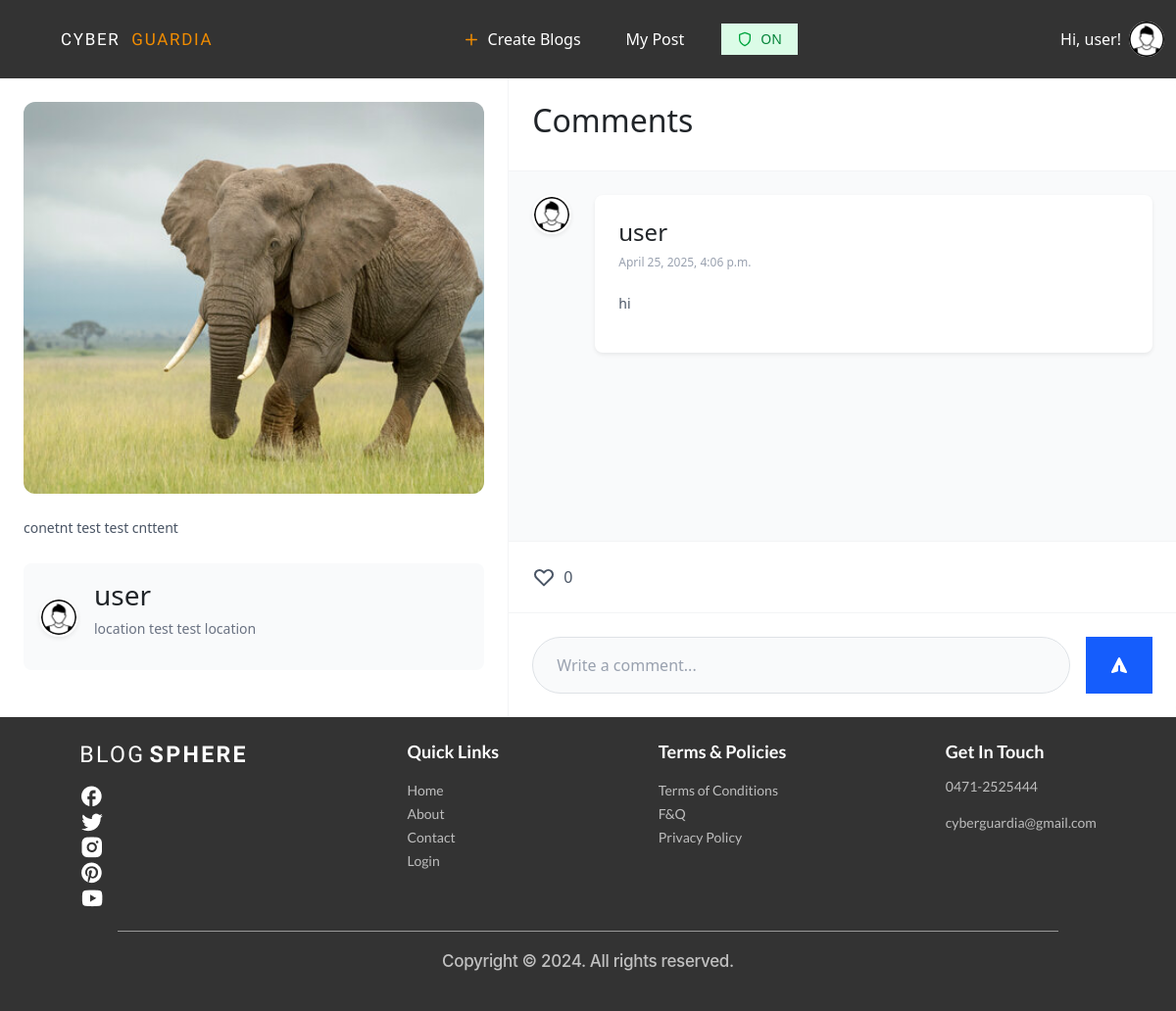
Screenshot of /posts/post/18/ (signed in) with the database file from the repository.
### account/models.py (models this page shows)
class User(AbstractUser):
    USER_TYPE_CHOICES = (
        ('normal', 'Normal User'),
        ('advertiser', 'Advertiser'),
    )
    user_type = models.CharField(max_length=20, choices=USER_TYPE_CHOICES, default='normal')

### accounts/models.py (models this page shows, shortened)
class Profile(models.Model):
    user = models.OneToOneField(User, on_delete=models.CASCADE)
    area_of_interest = models.CharField(max_length=255, blank=True)
    age = models.IntegerField(null=True)
    country = models.CharField(max_length=20, null=True)
    state = models.CharField(max_length=20, null=True)
    safe_mode = models.BooleanField(default=True)
    profile_image = models.ImageField(upload_to='profile_images/', null=True, blank=True)

### posts/models.py (models this page shows, shortened)
class Post(models.Model):
    user = models.ForeignKey(User, on_delete=models.CASCADE)
    title = models.CharField(max_length=255, blank=True)
    content = models.TextField(blank=True)
    location = models.CharField(max_length=255, blank=True)
    image = models.ImageField(upload_to='post_images/', blank=True, null=True)
    created_at = models.DateTimeField(auto_now_add=True)

class Comment(models.Model):
    user = models.ForeignKey(User, on_delete=models.CASCADE)
    post = models.ForeignKey(Post, on_delete=models.CASCADE, related_name="comments")
    text = models.TextField()
    created_at = models.DateTimeField(auto_now_add=True)
    flagged = models.BooleanField(default=False)
    reported = models.BooleanField(default=False)

### posts/views.py (the view)
# urls.py: path('post/<int:post_id>/', post_details, name='post_details'),
@never_cache
@login_required
def post_details(request, post_id):
    post = get_object_or_404(Post, id=post_id)
    return render(request, "posts/post_details.html", {"post": post})

### posts/templates/posts/post_details.html (shortened to what this page needs)
{% extends "base.html" %}
{% block content %}
<div class="bg-white rounded-xl w-full h-full flex overflow-hidden">
    <div class="w-1/2 p-6 flex flex-col">
        <img
            src="{{ post.image.url }}"
            alt="Post"
            class="w-full h-[400px] object-cover rounded-xl mb-4"
        />
        <p class="text-gray-600 mb-4 text-sm leading-relaxed">
            {{ post.content }}
        </p>
        <div class="flex items-center gap-3 mb-4 p-3 bg-gray-50 rounded-lg">
            <img
                src="{{ post.user.profile.profile_image.url }}"
                alt="Profile"
                class="w-10 h-10 rounded-full object-cover border-2 border-white shadow-sm"
            />
            <div>
                <h3 class="font-semibold text-gray-900">{{ post.user.username }}</h3>
                <p class="text-sm text-gray-500">{{ post.location }}</p>
            </div>
        </div>
    </div>
    <div class="w-2/3 flex flex-col bg-gray-50 border-l border-gray-100">
        <div class="p-6 bg-white border-b border-gray-100">
            <h2 class="text-xl font-bold text-gray-900">Comments</h2>
        </div>
        <div class="flex-1 overflow-y-auto p-6 space-y-6 max-h-[28rem]" id="comments-list-{{ post.id }}">
            {% for comment in post.comments.all %}
            <div class="flex gap-4 group">
                <img
                    src="{{ comment.user.profile.profile_image.url }}"
                    alt="User"
                    class="w-10 h-10 rounded-full object-cover border-2 border-white shadow-sm"
                />
                <div class="flex-1 bg-white p-4 rounded-lg shadow-sm">
                    <div class="flex items-start justify-between">
                        <div>
                            <h4 class="text-gray-900 font-semibold">
                                {{ comment.user.username }}
                            </h4>
                            <p class="text-gray-400 text-xs">
                                {{ comment.created_at }}
                            </p>
                        </div>
                    </div>
                    <p class="text-gray-600 mt-2 text-sm">
                        {{ comment.text }}
                    </p>
                </div>
            </div>
            {% endfor %}
        </div>
        <div class="p-4 bg-white border-t border-gray-100">
            <button class="like-button flex items-center space-x-2 text-gray-600 hover:text-red-500 transition-colors duration-200" data-post-id="{{ post.id }}">
                <svg id="like-icon-{{ post.id }}" class="w-6 h-6" fill="{% if post.is_liked_by_user %}red{% else %}none{% endif %}" stroke="currentColor" viewBox="0 0 24 24">
                    <path stroke-linecap="round" stroke-linejoin="round" stroke-width="2"
                        d="M4.318 6.318a4.5 4.5 0 000 6.364L12 20.364l7.682-7.682a4.5 4.5 0 00-6.364-6.364L12 7.636l-1.318-1.318a4.5 4.5 0 00-6.364 0z" />
                </svg>
                <span id="likes-count-{{ post.id }}" class="font-medium">{{ post.likes.count }}</span>
            </button>
        </div>
        <div class="p-4 bg-white border-t border-gray-100">
            <form class="comment-form" data-post-id="{{ post.id }}">
                <div class="flex gap-3">
                    <div class="relative flex-grow">
                        <input
                            type="text"
                            name="text"
                            placeholder="Write a comment..."
                            class="comment-input w-full px-4 py-3 bg-gray-50 border border-gray-200 rounded-full text-sm focus:outline-none focus:ring-2 focus:ring-blue-500 focus:border-transparent transition-all duration-200 placeholder-gray-400"
                        >
                    </div>
                    <button
                        type="submit"
                        class="inline-flex items-center px-4 py-2 bg-blue-600 hover:bg-blue-700 text-white rounded-full transition-colors duration-200 focus:outline-none focus:ring-2 focus:ring-offset-2 focus:ring-blue-500"
                    >
                        <svg xmlns="http://www.w3.org/2000/svg" class="h-5 w-5" viewBox="0 0 20 20" fill="currentColor">
                            <path d="M10.894 2.553a1 1 0 00-1.788 0l-7 14a1 1 0 001.169 1.409l5-1.429A1 1 0 009 15.571V11a1 1 0 112 0v4.571a1 1 0 00.725.962l5 1.428a1 1 0 001.17-1.408l-7-14z" />
                        </svg>
                    </button>
                </div>
            </form>
        </div>
    </div>
</div>
{% endblock %}

### templates/base.html (shortened to what this page needs)
{% load static %}
<!doctype html>
<html>
    <head>
        <script src="https://cdn.jsdelivr.net/npm/@tailwindcss/browser@4"></script>
        <link
            rel="stylesheet"
            href="https://cdnjs.cloudflare.com/ajax/libs/font-awesome/6.0.0/css/all.min.css"
        />
        <link
            href="https://cdn.jsdelivr.net/npm/bootstrap@5.3.3/dist/css/bootstrap.min.css"
            rel="stylesheet"
        />
        <link
            rel="stylesheet"
            href="https://cdnjs.cloudflare.com/ajax/libs/font-awesome/6.7.2/css/fontawesome.min.css"
        />
        <link
            href="https://cdn.jsdelivr.net/npm/bootstrap-icons/font/bootstrap-icons.css"
            rel="stylesheet"
        />
        <link rel="stylesheet" href="{% static 'css/index.css' %}" />
        <link rel="stylesheet" href="font.css" />
    </head>
    <body class="min-h-screen flex flex-col">
        <nav class="navbar navbar-expand-sm">
            <div class="container-fluid">
                <a class="navbar-brand logo" href="{% url 'home' %}">
                    <span class="logo_Blog_Color">CYBER</span>&nbsp;
                    <span class="logo_color">GUARDIA</span>
                </a>
                <ul class="navbar-nav navbar_list mx-auto">
                    {% if request.user.user_type == 'normal' and not request.user.is_superuser %}
                    <li class="nav-item navbar_nav-item flex justify-center items-center">
                        <svg width="18" height="19" viewBox="0 0 18 19" fill="none" xmlns="http://www.w3.org/2000/svg">
                            <path d="M3.75 9.5H14.25" stroke="#F18C00" stroke-width="1.5" stroke-linecap="round" stroke-linejoin="round"/>
                            <path d="M9 4.25V14.75" stroke="#F18C00" stroke-width="1.5" stroke-linecap="round" stroke-linejoin="round"/>
                        </svg>
                        <a class="nav-link navbar_links" href="{% url 'create_post' %}">
                            Create Blogs
                        </a>
                    </li>
                    <li class="nav-item navbar_nav-item flex justify-center items-center">
                        <a class="nav-link navbar_links" href="{% url 'my_posts' user_id=user.id %}">
                            My Post
                        </a>
                    </li>
                    <li class="nav-item navbar_nav-item flex justify-center items-center">
                        <form action="{% url 'toggle_safe_mode' %}" method="POST" class="m-0">
                            <button type="submit" class="flex items-center gap-2 px-3 py-1.5 rounded-full transition-all duration-300 {% if request.user.profile.safe_mode %}bg-green-100 hover:bg-green-200{% else %}bg-red-100 hover:bg-red-200{% endif %}">
                                <svg width="16" height="16" viewBox="0 0 24 24" fill="none" stroke="currentColor" stroke-width="2" stroke-linecap="round" stroke-linejoin="round" class="{% if request.user.profile.safe_mode %}text-green-600{% else %}text-red-600{% endif %}">
                                    <path d="M12 22s8-4 8-10V5l-8-3-8 3v7c0 6 8 10 8 10z"/>
                                </svg>
                                <span class="text-sm font-medium {% if request.user.profile.safe_mode %}text-green-700{% else %}text-red-700{% endif %}">
                                     {% if request.user.profile.safe_mode %}ON{% else %}OFF{% endif %}
                                </span>
                            </button>
                        </form>
                    </li>
                    {% endif %}
                </ul>
                <div class="d-flex ms-auto">
                    {% if request.user.is_authenticated %}
                    <div class="relative" id="profile-dropdown">
                        <button onclick="toggleProfileMenu()" class="flex items-center gap-2 hover:text-orange-500 transition-colors cursor-pointer">
                            <div class="flex items-center gap-2">
                                <span class="nav-link navbar_links">Hi, {{user.username}}!</span>
                                <img src="{% if user.profile.profile_image %}{{ user.profile.profile_image.url }}{% else %}{% static 'Images/images.png' %}{% endif %}" alt="Profile" class="w-9 h-9 rounded-full"/>
                            </div>
                        </button>
                    </div>
                    {% endif %}
                </div>
            </div>
        </nav>
        {% block content %}
        {% endblock content %}
        <div class="footerBG mt-auto py-4">
            <div class="footerComponents">
                <div class="footer_sec_one">
                    <p>
                        <span class="footer_blog_color">BLOG</span>
                        <span class="footer_sphere_color">SPHERE</span>
                    </p>
                    <div class="footerIcons">
                        <a href="https://www.facebook.com/login/" target="_blank" rel="noopener noreferrer">
                            <img class="IconSpacing" src="{% static 'Images/fb.png' %}" alt="Facebook"/>
                        </a>
                        <a href="https://x.com/i/flow/login?lang=en&mx=2" target="_blank" rel="noopener noreferrer">
                            <img class="IconSpacing" src="{% static 'Images/twitter.png' %}" alt="Twitter"/>
                        </a>
                        <a href="https://www.instagram.com/accounts/emailsignup/" target="_blank" rel="noopener noreferrer">
                            <img class="IconSpacing" src="{% static 'Images/insta.png' %}" alt="Instagram"/>
                        </a>
                        <a href="https://in.pinterest.com/login/" target="_blank" rel="noopener noreferrer">
                            <img class="IconSpacing" src="{% static 'Images/pinterest.png' %}" alt="Pinterest"/>
                        </a>
                        <a href="https://www.youtube.com/account" target="_blank" rel="noopener noreferrer">
                            <img class="IconSpacing" src="{% static 'Images/ytb.png' %}" alt="YouTube"/>
                        </a>
                    </div>
                </div>
                <div class="footer_sec_two">
                    <p class="footer_QuickLinks">Quick Links</p>
                    <ul>
                        <li><a class="footerList" href="/">Home</a></li>
                        <li><a class="footerList" href="/about">About</a></li>
                        <li><a class="footerList" href="/contact">Contact</a></li>
                        <li><a class="footerList" href="/login">Login</a></li>
                    </ul>
                </div>
                <div class="footer_sec_three">
                    <p class="footer_terms_and_polices">Terms & Policies</p>
                    <ul>
                        <li><a class="footerList" href="/terms-of-conditions">Terms of Conditions</a></li>
                        <li><a class="footerList" href="/f&q">F&Q</a></li>
                        <li><a class="footerList" href="/privacy-policy">Privacy Policy</a></li>
                    </ul>
                </div>
                <div class="footer_sec_four">
                    <p class="footer_get_in_touch">Get In Touch</p>
                    <ul>
                        <li class="footerList">0471-2525444</li>
                        <li class="footerList">cyberguardia@gmail.com</li>
                    </ul>
                </div>
            </div>
            <hr class="footer_bottom_line" />
            <p class="Footer_copyright">
                Copyright &copy; 2024. All rights reserved.
            </p>
        </div>
</body>
</html>

### rows the page displays
User: username "user", profile_image (picture)
Post: image (picture), content "conetnt test test cnttent", user.profile.profile_image (picture), user.username "user", location "location test test location", likes.count "0"
Comment: user.profile.profile_image (picture), user.username "user", created_at "April 25, 2025, 4:06 p.m.", text "hi"
